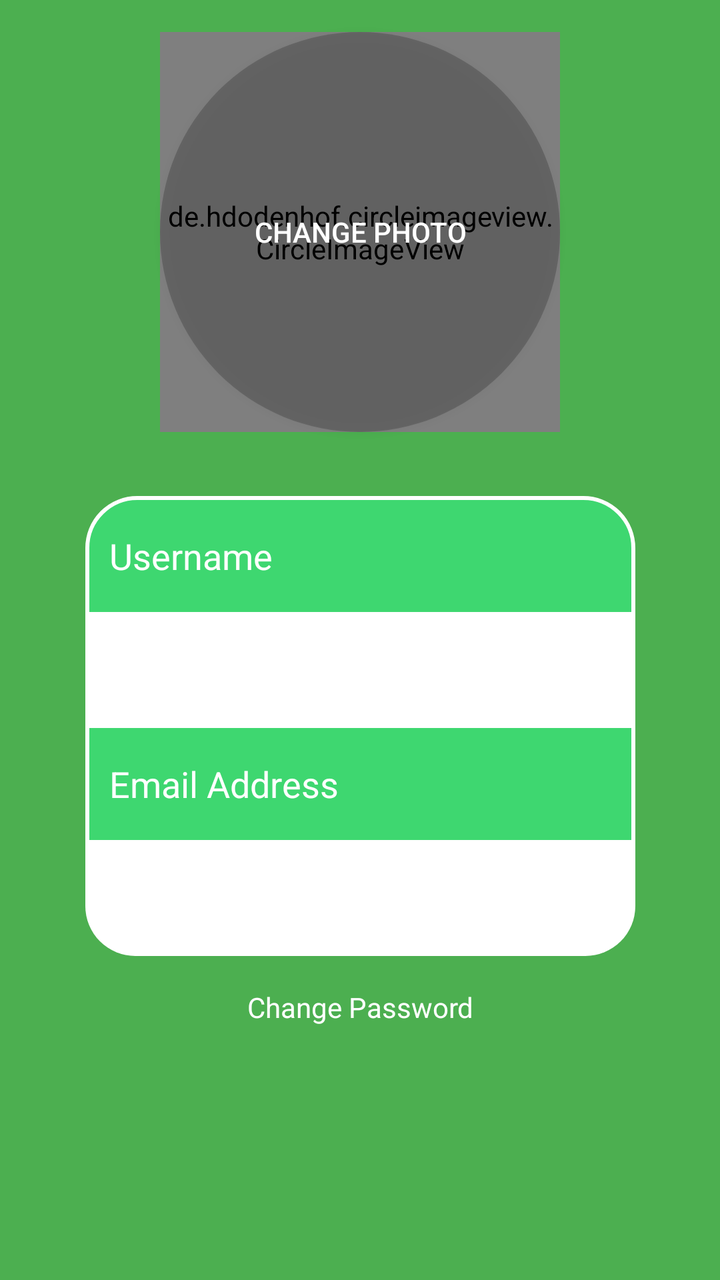
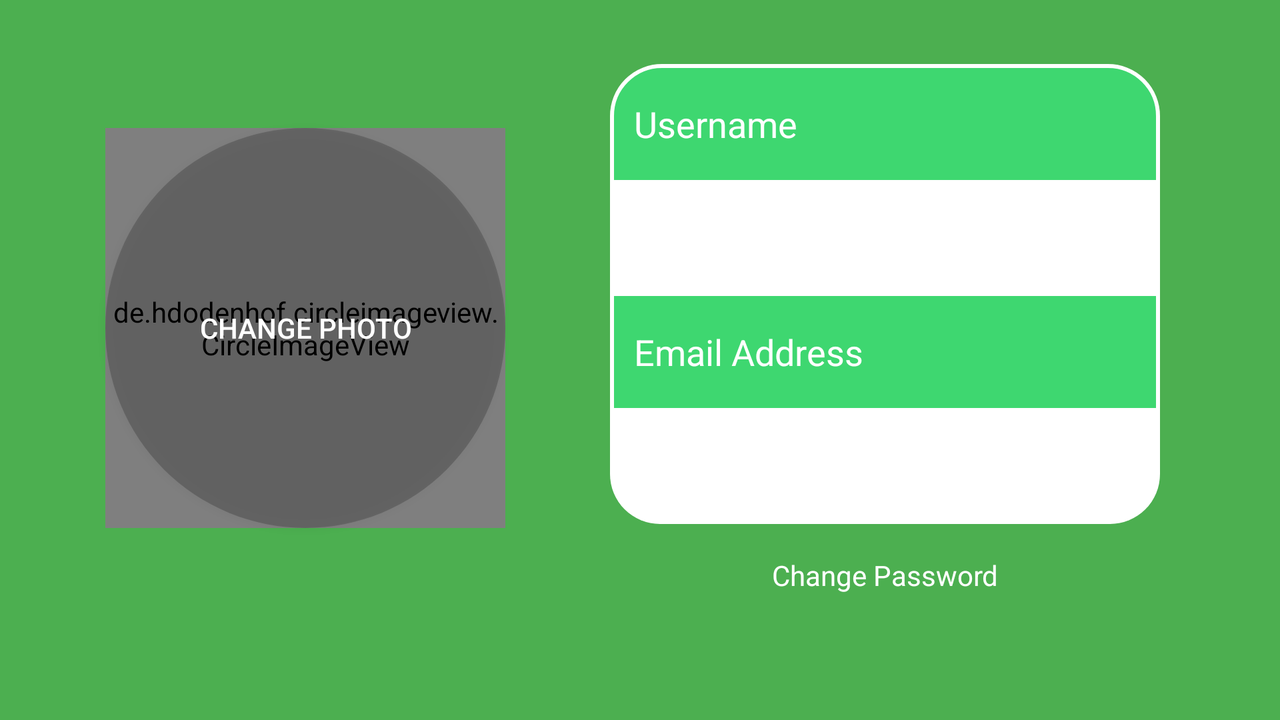

An Android layout and its configuration variant, each rendered on a device that would load it. The default file and the variant file are quoted in full after the pictures.
<!-- AndroidManifest.xml: application theme AppTheme -->
<!-- res/layout/activity_edit_profile.xml -->
<?xml version="1.0" encoding="utf-8"?>
<androidx.constraintlayout.widget.ConstraintLayout xmlns:android="http://schemas.android.com/apk/res/android"
    xmlns:app="http://schemas.android.com/apk/res-auto"
    xmlns:tools="http://schemas.android.com/tools"
    android:layout_width="match_parent"
    android:layout_height="match_parent"
    android:background="#4CAF50"
    tools:context=".EditProfileActivity">

    <Button
        android:id="@+id/changePhoto"
        android:layout_width="200dp"
        android:layout_height="200dp"
        android:layout_marginTop="16dp"
        android:background="@drawable/rounded_edit_photo_button"
        android:text="Change Photo"
        android:textColor="#FFFFFF"
        app:layout_constraintEnd_toEndOf="parent"
        app:layout_constraintStart_toStartOf="parent"
        app:layout_constraintTop_toTopOf="parent" />

    <de.hdodenhof.circleimageview.CircleImageView
        android:id="@+id/userImageProfileEdit"
        android:layout_width="200dp"
        android:layout_height="200dp"
        android:layout_marginTop="16dp"
        app:civ_border_color="#FFFFFF"
        app:civ_border_width="3dp"
        app:layout_constraintEnd_toEndOf="parent"
        app:layout_constraintStart_toStartOf="parent"
        app:layout_constraintTop_toTopOf="parent"
        app:srcCompat="@android:drawable/btn_star_big_on" />

    <TextView
        android:id="@+id/usernameEdit"
        android:layout_width="275dp"
        android:layout_height="60dp"
        android:layout_marginTop="32dp"
        android:background="@drawable/rounded_text_profile_top"
        android:gravity="center_vertical"
        android:padding="12dp"
        android:text="Username"
        android:textColor="#FFFFFF"
        android:textSize="18sp"
        app:layout_constraintEnd_toEndOf="@+id/userImageProfileEdit"
        app:layout_constraintStart_toStartOf="@+id/userImageProfileEdit"
        app:layout_constraintTop_toBottomOf="@+id/userImageProfileEdit" />

    <EditText
        android:id="@+id/usernameEditText"
        android:layout_width="275dp"
        android:layout_height="54dp"
        android:background="#FFFFFF"
        android:gravity="center_vertical"
        android:padding="12dp"
        android:textColor="#4CAF50"
        android:textSize="18sp"
        app:layout_constraintEnd_toEndOf="@+id/userImageProfileEdit"
        app:layout_constraintStart_toStartOf="@+id/userImageProfileEdit"
        app:layout_constraintTop_toBottomOf="@+id/usernameEdit" />

    <TextView
        android:id="@+id/emailEdit"
        android:layout_width="275dp"
        android:layout_height="60dp"
        android:background="@drawable/border_text_email"
        android:gravity="center_vertical"
        android:padding="12dp"
        android:text="Email Address"
        android:textColor="#FFFFFF"
        android:textSize="18sp"
        app:layout_constraintEnd_toEndOf="@+id/userImageProfileEdit"
        app:layout_constraintStart_toStartOf="@+id/userImageProfileEdit"
        app:layout_constraintTop_toBottomOf="@+id/usernameEditText" />

    <EditText
        android:id="@+id/emailEditText"
        android:layout_width="275dp"
        android:layout_height="56dp"
        android:background="@drawable/rounded_text_profile_bottom"
        android:gravity="center_vertical"
        android:padding="12dp"
        android:textColor="#4CAF50"
        android:textSize="18sp"
        app:layout_constraintEnd_toEndOf="@+id/userImageProfileEdit"
        app:layout_constraintStart_toStartOf="@+id/userImageProfileEdit"
        app:layout_constraintTop_toBottomOf="@+id/emailEdit" />

    <TextView
        android:id="@+id/changePasswordEdit"
        android:layout_width="wrap_content"
        android:layout_height="wrap_content"
        android:layout_marginTop="16dp"
        android:text="Change Password"
        android:textColor="#FFFFFF"
        app:layout_constraintEnd_toEndOf="@+id/emailEditText"
        app:layout_constraintStart_toStartOf="@+id/emailEditText"
        app:layout_constraintTop_toBottomOf="@+id/emailEditText" />

</androidx.constraintlayout.widget.ConstraintLayout>
<!-- resources referenced by this layout -->
<resources>
  <!-- drawable border_text_email (drawable) -->
  <?xml version="1.0" encoding="utf-8"?>
  <shape xmlns:android="http://schemas.android.com/apk/res/android">
      <stroke android:width="2dp"
          android:color="#FFFFFF"/>
      <solid android:color="#3ED770"/>
  
  </shape>
  <!-- drawable rounded_edit_photo_button (drawable) -->
  <?xml version="1.0" encoding="utf-8"?>
  <shape xmlns:android="http://schemas.android.com/apk/res/android">
  
      <corners android:radius="100dp"/>
      <solid android:color="#33000000"/>
  
  </shape>
  <!-- drawable rounded_text_profile_bottom (drawable) -->
  <?xml version="1.0" encoding="utf-8"?>
  <shape xmlns:android="http://schemas.android.com/apk/res/android">
  
      <solid android:color="#FFFFFF" />
      <corners android:bottomRightRadius="25dp"
          android:bottomLeftRadius="25dp"/>
  
  </shape>
  <!-- drawable rounded_text_profile_top (drawable) -->
  <?xml version="1.0" encoding="utf-8"?>
  <shape xmlns:android="http://schemas.android.com/apk/res/android">
  
      <solid android:color="#3ED770" />
      <corners android:topRightRadius="25dp"
          android:topLeftRadius="25dp"/>
      <stroke android:color="#FFFFFF"
          android:width="2dp"/>
  
  </shape>
  <style name="AppTheme" parent="Theme.AppCompat.Light.DarkActionBar">
          
          <item name="colorPrimary">@color/colorPrimary</item>
          <item name="colorPrimaryDark">@color/colorPrimaryDark</item>
          <item name="colorAccent">@color/colorAccent</item>
          <item name="android:listDivider">@drawable/divider_gray</item>
      </style>
  <color name="colorPrimary">#4CAF50</color>
  <color name="colorPrimaryDark">#4CAF50</color>
  <color name="colorAccent">#D81B60</color>
  <!-- drawable divider_gray (drawable) -->
  <?xml version="1.0" encoding="utf-8"?>
  <shape xmlns:android="http://schemas.android.com/apk/res/android">
      <size android:width="1dp" android:height="1dp" />
      <solid android:color="#408B8B8B" />
  </shape>
</resources>
<!-- res/layout-land/activity_edit_profile.xml (the repository's variant of the layout above) -->
<!-- drawn on the phone turned sideways -->
<?xml version="1.0" encoding="utf-8"?>
<androidx.constraintlayout.widget.ConstraintLayout xmlns:android="http://schemas.android.com/apk/res/android"
    xmlns:app="http://schemas.android.com/apk/res-auto"
    xmlns:tools="http://schemas.android.com/tools"
    android:layout_width="match_parent"
    android:layout_height="match_parent"
    android:background="#4CAF50">

    <Button
        android:id="@+id/changePhoto"
        android:layout_width="200dp"
        android:layout_height="200dp"
        android:background="@drawable/rounded_edit_photo_button"
        android:text="Change Photo"
        android:textColor="#FFFFFF"
        app:layout_constraintBottom_toBottomOf="@+id/userImageProfileEdit"
        app:layout_constraintEnd_toEndOf="@+id/userImageProfileEdit"
        app:layout_constraintStart_toStartOf="@+id/userImageProfileEdit"
        app:layout_constraintTop_toTopOf="@+id/userImageProfileEdit" />

    <de.hdodenhof.circleimageview.CircleImageView
        android:id="@+id/userImageProfileEdit"
        android:layout_width="200dp"
        android:layout_height="200dp"
        android:layout_marginBottom="32dp"
        app:civ_border_color="#FFFFFF"
        app:civ_border_width="3dp"
        app:layout_constraintBottom_toBottomOf="parent"
        app:layout_constraintEnd_toStartOf="@+id/usernameEdit"
        app:layout_constraintStart_toStartOf="parent"
        app:layout_constraintTop_toTopOf="parent"
        app:srcCompat="@android:drawable/btn_star_big_on" />

    <TextView
        android:id="@+id/usernameEdit"
        android:layout_width="275dp"
        android:layout_height="60dp"
        android:layout_marginTop="32dp"
        android:layout_marginEnd="60dp"
        android:background="@drawable/rounded_text_profile_top"
        android:gravity="center_vertical"
        android:padding="12dp"
        android:text="Username"
        android:textColor="#FFFFFF"
        android:textSize="18sp"
        app:layout_constraintEnd_toEndOf="parent"
        app:layout_constraintTop_toTopOf="parent" />

    <EditText
        android:id="@+id/usernameTextViewProfileEdit"
        android:layout_width="275dp"
        android:layout_height="54dp"
        android:background="#FFFFFF"
        android:gravity="center_vertical"
        android:padding="12dp"
        android:textColor="#4CAF50"
        android:textSize="18sp"

        app:layout_constraintEnd_toEndOf="@+id/usernameEdit"
        app:layout_constraintStart_toStartOf="@+id/usernameEdit"
        app:layout_constraintTop_toBottomOf="@+id/usernameEdit" />

    <TextView
        android:id="@+id/emailEdit"
        android:layout_width="275dp"
        android:layout_height="60dp"
        android:background="@drawable/border_text_email"
        android:gravity="center_vertical"
        android:padding="12dp"
        android:text="Email Address"
        android:textColor="#FFFFFF"
        android:textSize="18sp"

        app:layout_constraintEnd_toEndOf="@+id/usernameTextViewProfileEdit"
        app:layout_constraintStart_toStartOf="@+id/usernameTextViewProfileEdit"
        app:layout_constraintTop_toBottomOf="@+id/usernameTextViewProfileEdit" />

    <EditText
        android:id="@+id/emailTextViewProfileEdit"
        android:layout_width="275dp"
        android:layout_height="56dp"
        android:background="@drawable/rounded_text_profile_bottom"
        android:gravity="center_vertical"
        android:padding="12dp"
        android:textColor="#4CAF50"
        android:textSize="18sp"

        app:layout_constraintEnd_toEndOf="@+id/emailEdit"
        app:layout_constraintTop_toBottomOf="@+id/emailEdit" />

    <TextView
        android:id="@+id/changePasswordEdit"
        android:layout_width="wrap_content"
        android:layout_height="wrap_content"
        android:layout_marginTop="16dp"
        android:text="Change Password"
        android:textColor="#FFFFFF"
        app:layout_constraintEnd_toEndOf="@+id/emailTextViewProfileEdit"
        app:layout_constraintStart_toStartOf="@+id/emailTextViewProfileEdit"
        app:layout_constraintTop_toBottomOf="@+id/emailTextViewProfileEdit" />

</androidx.constraintlayout.widget.ConstraintLayout>
